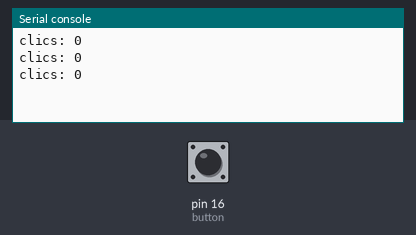
A program run on a simulated MicroPython board. On the bench: the last lines printed to the serial console. The test bench sets the inputs (shaded band); at power-on: pin 16 (button) HIGH.

Above: at 1.2 s.
1.3 s: pin 16 (button) pulled LOW for 0.15 s
At 1.9 s:
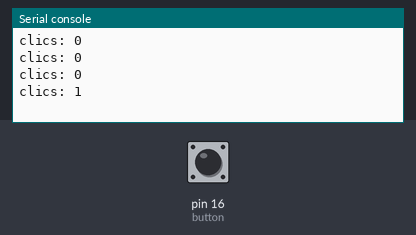
2.9 s: pin 16 (button) pulled LOW for 1 s
At 3.4 s:
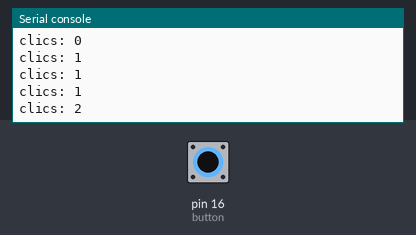
5.4 s: pin 16 (button) pulled LOW for 0.15 s
At 5.9 s:
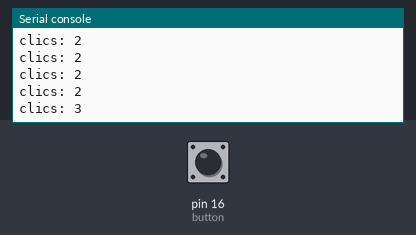
Timing chart, 0 to 8.4 s (numbered marks = the images above; inputs shaded):
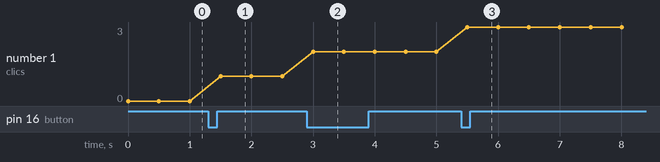

Measured:
- after the input at 1.3 s, the serial console: prints a new line after 0.20 s (image 1)
- after the input at 2.9 s, the serial console: prints a new line after 0.10 s (image 2)
- after the input at 5.4 s, the serial console: prints a new line after 0.10 s (image 3)
- plotted number 1: 0 → 1 after the input at 1.3 s, 1 → 2 after the input at 2.9 s, 2 → 3 after the input at 5.4 s

The program:

button_irq_counter.py
```python
from machine import Pin
from time import ticks_ms, ticks_diff, sleep_ms

# Boton con pull-up interno: libre = 1, presionado = 0
button = Pin(16, Pin.IN, Pin.PULL_UP)

contador = 0
ultimo = 0

def boton_irq(pin):
    global contador, ultimo
    ahora = ticks_ms()
    # debounce: ignora el evento si paso muy poco tiempo desde el ultimo click valido
    if ticks_diff(ahora, ultimo) > 80:
        contador += 1
        ultimo = ahora

# Se dispara solo cuando el pin pasa de 1 a 0 (flanco de bajada = boton presionado)
button.irq(trigger=Pin.IRQ_FALLING, handler=boton_irq)

while True:
    print("clics:", contador)
    sleep_ms(500)
```
